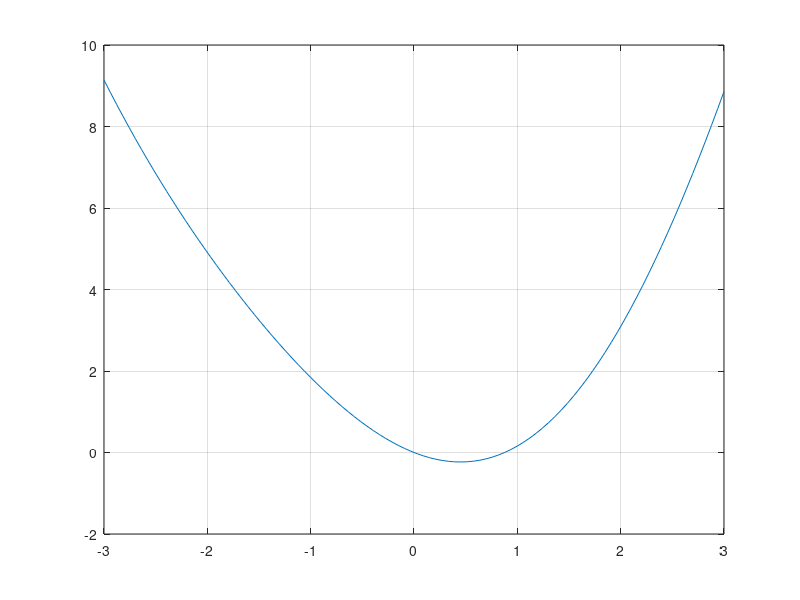

The MATLAB source for this figure:
function gref()
	%%fun = @(x) x - x.^(x-cos(x));
	%%fun = @(x) x - cos(sin(x));
	%%fun = @(x) x.^5 - 3 * x.^3 - 2 * x.^2 + 2 - x;
	fun = @(x) x.^2 - sin(x);
	%%fun = @(x) x.^3 - 1.265 .* x + 1;
	%%fun = @(x) x.^3 - 9 .* x.^2 + 27 .* x - 27;
	x = linspace(-3,3);
	y = fun(x);
	plot(x,y);
	grid on
end